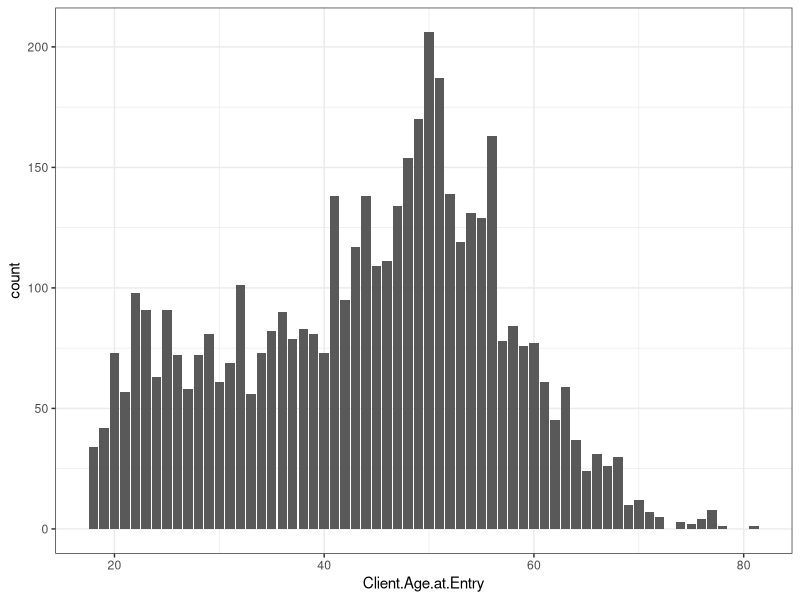
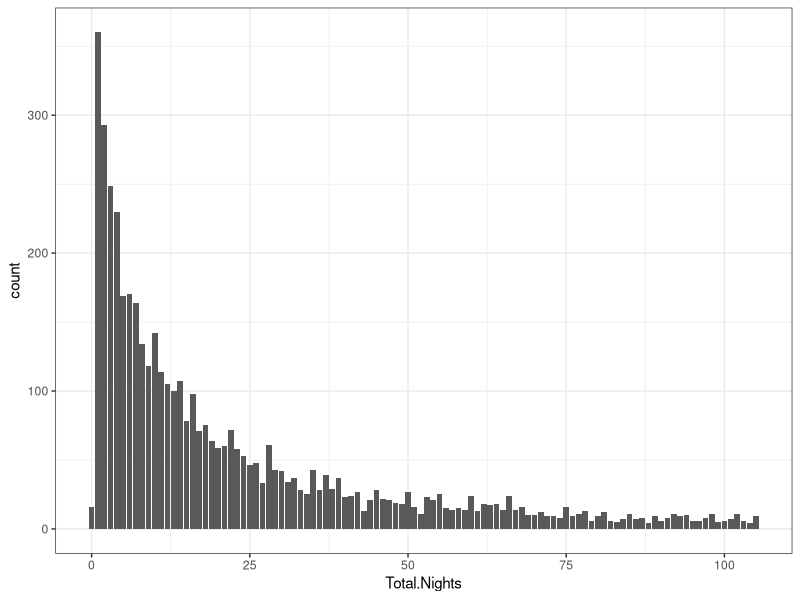
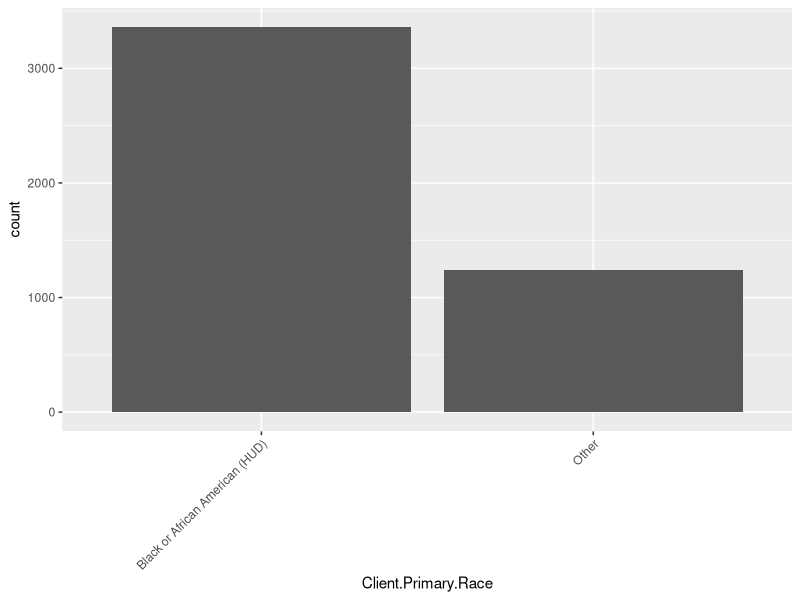
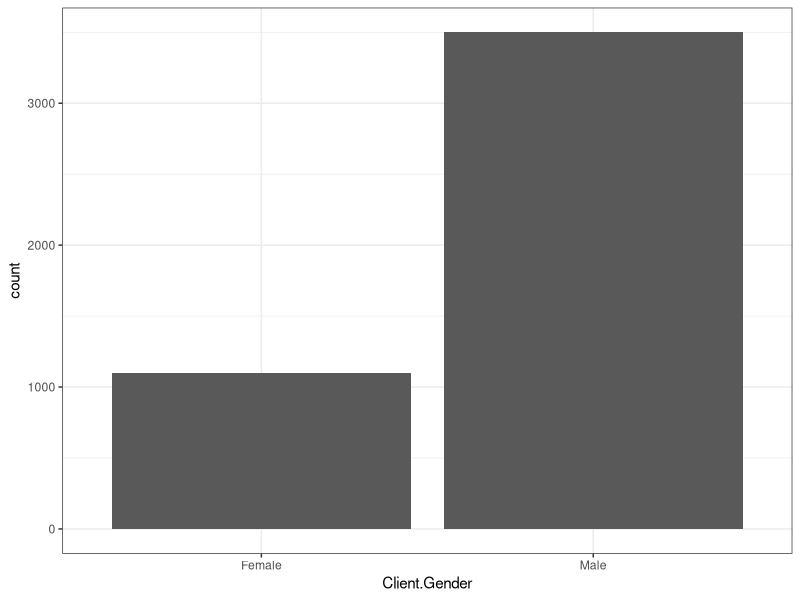
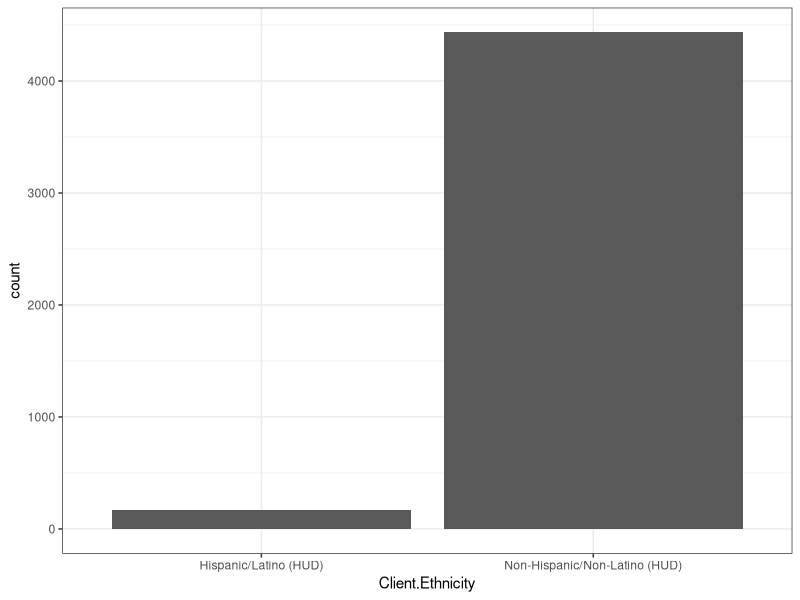

Here is the R script that generated these plots, in order:
## ---- chunk 1
knitr::opts_chunk$set(echo = TRUE)
library(tidyverse)
library(ggplot2)
library(dplyr)
library(knitr)
library(kableExtra)

#setwd("~/Desktop/611 Notes/bios611-projects-fall-2019-cwzhou/project_3")
olddat = read.csv("../data/export_dataframe.csv", header = TRUE)
dat = read.csv("../data/final_dataframe.csv", header = TRUE)
## ---- chunk 2
olddat %>% group_by(Client.Ethnicity) %>%
  summarise(Count = n()) %>%
  kable() %>%
  kable_styling(bootstrap_options = "striped", full_width = F)
olddat %>% group_by(Client.Primary.Race) %>%
  summarise(Count = n())%>%
  kable() %>%
  kable_styling(bootstrap_options = "striped", full_width = F)
olddat %>% group_by(Client.Gender) %>%
  summarise(Count = n())%>%
  kable() %>%
  kable_styling(bootstrap_options = "striped", full_width = F)
## ---- chunk 3
summary(dat$Total.Nights)
## ---- chunk 4
dat = subset(dat, Total.Nights <= 105)
## ---- chunk 5
dat$Client.Primary.Race = as.character(dat$Client.Primary.Race)
dat$Client.Primary.Race[dat$Client.Primary.Race == "Asian (HUD)" | dat$Client.Primary.Race == "White (HUD)" | dat$Client.Primary.Race == "Native Hawaiian or Other Pacific Islander (HUD)" | dat$Client.Primary.Race == "American Indian or Alaska Native (HUD)" ] = "Other"
#colnames(dat)
dat_cts = dat[,-c(1,2,3,4,6,7,8,9,10,11,12,13)]
summary(dat_cts)
#dat = dat[,-c(1,2,4)]

## ---- chunk 6

dat %>%
  ggplot(aes(x=Client.Age.at.Entry)) +
  geom_bar() +
  theme(axis.text.x = element_text(angle = 45, hjust = 1))+theme_bw()

dat %>%
  ggplot(aes(x=Total.Nights)) +
  geom_bar() +
  theme(axis.text.x = element_text(angle = 45, hjust = 1))+theme_bw()

table(dat$Client.Primary.Race) %>% kable()%>%
  kable_styling()

dat %>%
  ggplot(aes(x=Client.Primary.Race)) +
  geom_bar() +
  theme(axis.text.x = element_text(angle = 45, hjust = 1))

table(dat$Client.Gender) %>% kable()%>%
  kable_styling()

dat %>%
  ggplot(aes(x=Client.Gender)) +
  geom_bar() +
  theme(axis.text.x = element_text(angle = 45, hjust = 1))+theme_bw()

table(dat$Client.Ethnicity) %>% kable()%>%
  kable_styling()

dat %>%
  ggplot(aes(x=Client.Ethnicity)) +
  geom_bar() +
  theme(axis.text.x = element_text(angle = 45, hjust = 1))+theme_bw()

## ---- chunk 7
mod1 = lm(formula = Total.Nights ~ Client.Gender , data = dat)
summary(mod1)

mod2 = lm(formula = Total.Nights ~ Client.Age.at.Entry, data = dat)
summary(mod2)

mod3 = lm(formula = Total.Nights ~ Client.Ethnicity, data = dat)
summary(mod3)

mod4 = lm(formula = Total.Nights ~ Client.Primary.Race, data = dat)
summary(mod4)
## ---- chunk 8
mod5 = lm(formula = Total.Nights ~ Client.Gender + Client.Age.at.Entry + Client.Ethnicity + Client.Primary.Race, data = dat)
summary(mod5)
